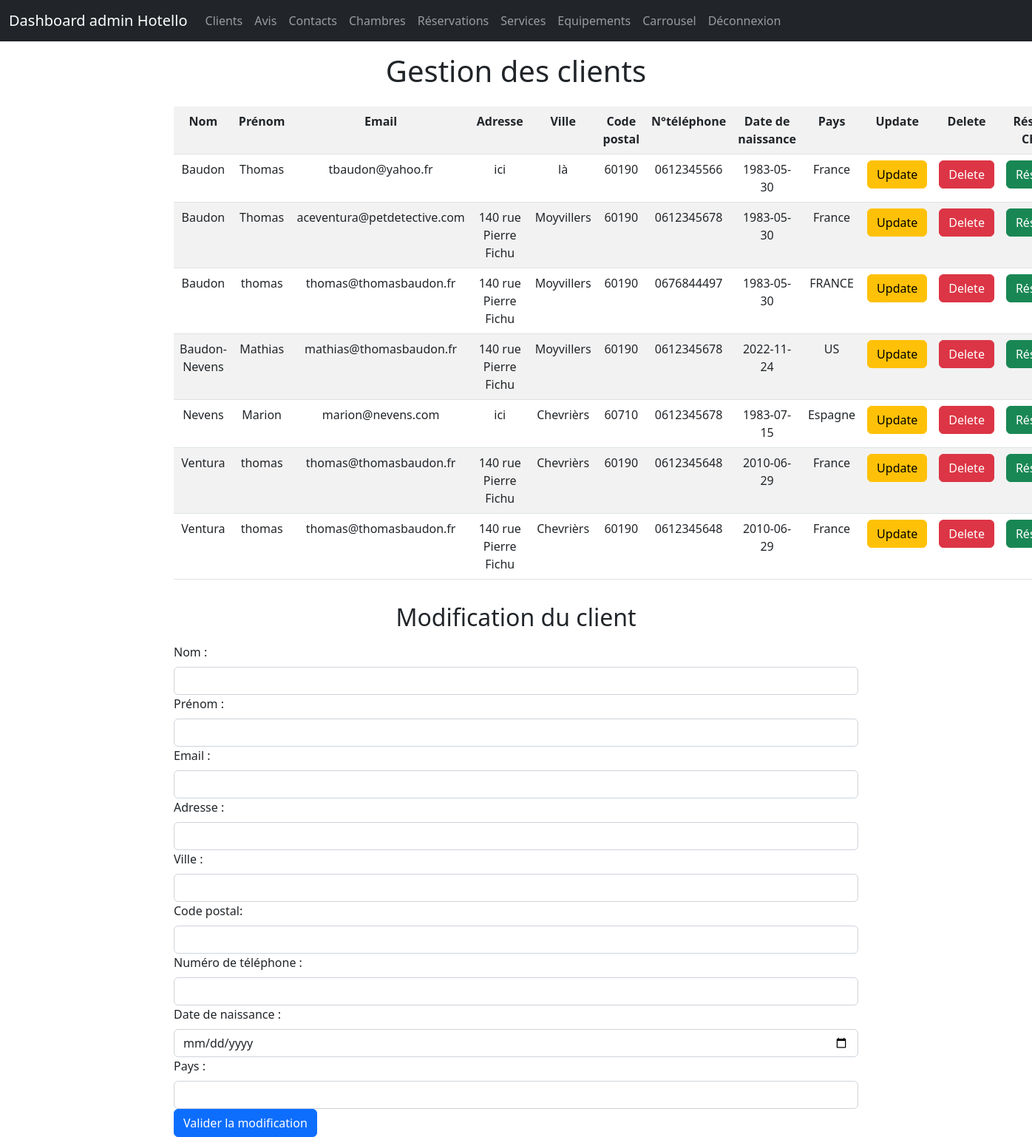
The page /admin/views/admin_users.php on the database its author committed.
### tables this page shows
CREATE TABLE `client` (
  `id_cli` int(11) NOT NULL,
  `lastname` varchar(60) NOT NULL,
  `firstname` varchar(60) NOT NULL,
  `mail` varchar(60) NOT NULL,
  `password` varchar(255) NOT NULL,
  `address` varchar(100) NOT NULL,
  `city` varchar(100) NOT NULL,
  `zipcode` varchar(5) NOT NULL,
  `phone` varchar(10) NOT NULL,
  `birthdate` date NOT NULL,
  `status` int(1) NOT NULL DEFAULT '0',
  `country` varchar(20) NOT NULL
);

### admin/Models/UserManager.php (called while the page is built, shortened)
<?php
class UserManager
{
    private $dataBase;
    public function __construct(PDO $dataBase)
    {
        $this->dataBase = $dataBase;
    }
    public function getAllUsers()
    {
        $getUsers = $this->dataBase->query("SELECT * FROM client ORDER BY lastname ASC");
        return $getUsers;
    }
}

### admin/Views/admin_users.php (the view, shortened to what this page needs)
<?php
require_once('../Models/UserManager.php');
require_once('../Models/pdo.php');
$userManager = new UserManager($pdo);
$lastname = "";
$firstname = "";
$mail = "";
$address = "";
$city = "";
$zipcode = "";
$phone = "";
$birthdate = "";
$country = "";
$allUsers = $userManager->getAllUsers();
?>
<?php require_once('./inc/header.inc.php'); ?>
<div class="container mt-3 mb-3">
    <div class="row">
        <div class="col-12 justify-content-center">
            <h1 class="text-center">Gestion des clients</h1>
        </div>
    </div>
</div>
<div class="container">
    <div class="row justify-content-center">
        <div class="col-10">
            <table class="table table-striped">
                <tr>
                    <th class="text-center">Nom</th>
                    <th class="text-center">Prénom</th>
                    <th class="text-center">Email</th>
                    <th class="text-center">Adresse</th>
                    <th class="text-center">Ville</th>
                    <th class="text-center">Code postal</th>
                    <th class="text-center">N°téléphone</th>
                    <th class="text-center">Date de naissance</th>
                    <th class="text-center">Pays</th>
                    <th class="text-center">Update</th>
                    <th class="text-center">Delete</th>
                    <th class="text-center">Réservation Chambre</th>
                </tr>
                <?php while ($row = $allUsers->fetch(PDO::FETCH_ASSOC)) { ?>
                <tr>
                    <td class="text-center"> <?php echo $row["lastname"]; ?></td>
                    <td class="text-center"> <?php echo $row["firstname"]; ?></td>
                    <td class="text-center"> <?php echo $row["mail"]; ?></td>
                    <td class="text-center"> <?php echo $row["address"]; ?></td>
                    <td class="text-center"> <?php echo $row["city"]; ?></td>
                    <td class="text-center"> <?php echo $row["zipcode"]; ?></td>
                    <td class="text-center"> <?php echo $row["phone"]; ?></td>
                    <td class="text-center"> <?php echo $row["birthdate"]; ?></td>
                    <td class="text-center"> <?php echo $row["country"]; ?></td>
                    <td class="text-center"><a href="<?php echo "?action=update&id_cli=$row[id_cli]"; ?>" class="btn btn-warning"> Update</a></td>
                    <td class="text-center"><a href="<?php echo "?action=delete&id_cli=$row[id_cli]"; ?>" class="btn btn-danger"> Delete</a></td>
                    <td class="text-center"><?php echo "<a href=admin_reservation.php?id_cli=$row[id_cli] class=\"btn btn-success\">Réservation</a>" ?></td>
                </tr>
                <?php } ?>
            </table>
        </div>
    </div>
</div>
<div class="container">
    <div class="row justify-content-center">
        <div class="col-10">
        <h2 class="text-center m-3">Modification du client</h2>
        <form action="" method="POST">
        <label for="lastname" class="form-label">Nom :</label>
        <input type="text" name="lastname" id="lastname" class="form-control" value="<?= $lastname ?>">
        <label for="firstname" class="form-label">Prénom :</label>
        <input type="text" name="firstname" id="firstname" class="form-control" value="<?= $firstname ?>">
        <label for="mail" class="form-label">Email :</label>
        <input type="email" name="mail" id="mail" class="form-control" value="<?= $mail ?>">
        <label for="address" class="form-label">Adresse :</label>
        <input type="text" name="address" id="address" class="form-control" value="<?= $address ?>">
        <label for="city" class="form-label">Ville :</label>
        <input type="text" name="city" id="city" class="form-control" value="<?= $city ?>">
        <label for="zipcode" class="form-label">Code postal:</label>
        <input type="text" name="zipcode" id="zipcode" class="form-control" value="<?= $zipcode ?>">
        <label for="phone" class="form-label">Numéro de téléphone :</label>
        <input type="text" name="phone" id="phone" class="form-control" value="<?= $phone ?>">
        <label for="birthdate" class="form-label">Date de naissance :</label>
        <input type="date" name="birthdate" id="birthdate" class="form-control" value="<?= $birthdate ?>">
        <label for="country" class="form-label">Pays :</label>
        <input type="text" name="country" id="country" class="form-control" value="<?= $country ?>">
        <input type="submit" value="Valider la modification" class="btn btn-primary">
    </form>
        </div>
    </div>
</div>
<?php require_once('./inc/footer.inc.php'); ?>

### rows shown on the page
client: lastname "Baudon", firstname "Thomas", mail "tbaudon@yahoo.fr", address "ici", city "là", zipcode "60190", phone "0612345566", birthdate "1983-05-30", country "France"
client: lastname "Baudon", firstname "Thomas", mail "aceventura@petdetective.com", address "140 rue Pierre Fichu", city "Moyvillers", zipcode "60190", phone "0612345678", birthdate "1983-05-30", country "France"
client: lastname "Baudon", firstname "thomas", mail "thomas@thomasbaudon.fr", address "140 rue Pierre Fichu", city "Moyvillers", zipcode "60190", phone "0676844497", birthdate "1983-05-30", country "FRANCE"
client: lastname "Baudon-Nevens", firstname "Mathias", mail "mathias@thomasbaudon.fr", address "140 rue Pierre Fichu", city "Moyvillers", zipcode "60190", phone "0612345678", birthdate "2022-11-24", country "US"
client: lastname "Nevens", firstname "Marion", mail "marion@nevens.com", address "ici", city "Chevrièrs", zipcode "60710", phone "0612345678", birthdate "1983-07-15", country "Espagne"
client: lastname "Ventura", firstname "thomas", mail "thomas@thomasbaudon.fr", address "140 rue Pierre Fichu", city "Chevrièrs", zipcode "60190", phone "0612345648", birthdate "2010-06-29", country "France"
client: lastname "Ventura", firstname "thomas", mail "thomas@thomasbaudon.fr", address "140 rue Pierre Fichu", city "Chevrièrs", zipcode "60190", phone "0612345648", birthdate "2010-06-29", country "France"
